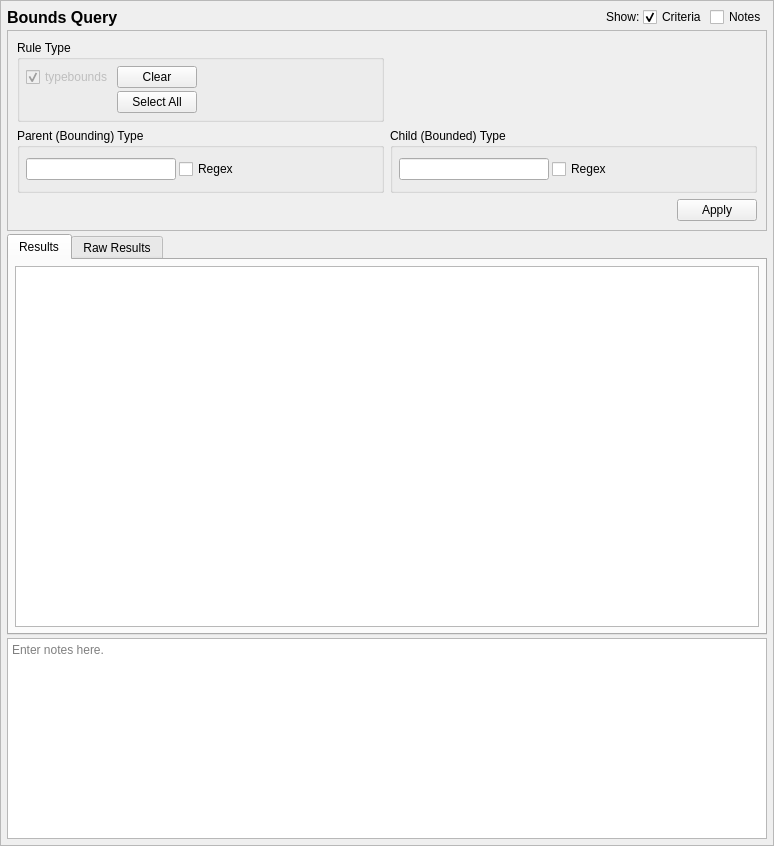
<?xml version="1.0" encoding="UTF-8"?>
<ui version="4.0">
 <class>BoundsQueryTab_ui</class>
 <widget class="QScrollArea" name="BoundsQueryTab_ui">
  <property name="geometry">
   <rect>
    <x>0</x>
    <y>0</y>
    <width>774</width>
    <height>846</height>
   </rect>
  </property>
  <property name="sizeAdjustPolicy">
   <enum>QAbstractScrollArea::AdjustToContents</enum>
  </property>
  <property name="widgetResizable">
   <bool>true</bool>
  </property>
  <widget class="QWidget" name="contents">
   <property name="geometry">
    <rect>
     <x>0</x>
     <y>0</y>
     <width>772</width>
     <height>844</height>
    </rect>
   </property>
   <property name="minimumSize">
    <size>
     <width>0</width>
     <height>0</height>
    </size>
   </property>
   <layout class="QGridLayout" name="gridLayout_9">
    <property name="leftMargin">
     <number>6</number>
    </property>
    <property name="topMargin">
     <number>6</number>
    </property>
    <property name="rightMargin">
     <number>6</number>
    </property>
    <property name="bottomMargin">
     <number>6</number>
    </property>
    <property name="spacing">
     <number>3</number>
    </property>
    <item row="0" column="3">
     <widget class="QCheckBox" name="criteria_expander">
      <property name="toolTip">
       <string>Show or hide the search criteria (no settings are lost)</string>
      </property>
      <property name="text">
       <string>Criteria</string>
      </property>
      <property name="checked">
       <bool>true</bool>
      </property>
     </widget>
    </item>
    <item row="0" column="0">
     <widget class="QLabel" name="label">
      <property name="sizePolicy">
       <sizepolicy hsizetype="Preferred" vsizetype="Fixed">
        <horstretch>0</horstretch>
        <verstretch>0</verstretch>
       </sizepolicy>
      </property>
      <property name="maximumSize">
       <size>
        <width>16777215</width>
        <height>20</height>
       </size>
      </property>
      <property name="font">
       <font>
        <pointsize>12</pointsize>
        <weight>75</weight>
        <bold>true</bold>
       </font>
      </property>
      <property name="text">
       <string>Bounds Query</string>
      </property>
     </widget>
    </item>
    <item row="0" column="1">
     <spacer name="horizontalSpacer_8">
      <property name="orientation">
       <enum>Qt::Horizontal</enum>
      </property>
      <property name="sizeHint" stdset="0">
       <size>
        <width>40</width>
        <height>20</height>
       </size>
      </property>
     </spacer>
    </item>
    <item row="5" column="0" colspan="5">
     <widget class="QTextEdit" name="notes">
      <property name="sizePolicy">
       <sizepolicy hsizetype="Preferred" vsizetype="Preferred">
        <horstretch>0</horstretch>
        <verstretch>1</verstretch>
       </sizepolicy>
      </property>
      <property name="minimumSize">
       <size>
        <width>0</width>
        <height>80</height>
       </size>
      </property>
      <property name="toolTip">
       <string>Optionally enter notes here about the query.</string>
      </property>
      <property name="placeholderText">
       <string>Enter notes here.</string>
      </property>
     </widget>
    </item>
    <item row="0" column="4">
     <widget class="QCheckBox" name="notes_expander">
      <property name="toolTip">
       <string>Show or hide the notes field (no data is lost)</string>
      </property>
      <property name="text">
       <string>Notes</string>
      </property>
     </widget>
    </item>
    <item row="4" column="0" colspan="5">
     <widget class="QTabWidget" name="results_frame">
      <property name="sizePolicy">
       <sizepolicy hsizetype="Preferred" vsizetype="MinimumExpanding">
        <horstretch>0</horstretch>
        <verstretch>2</verstretch>
       </sizepolicy>
      </property>
      <property name="currentIndex">
       <number>0</number>
      </property>
      <widget class="QWidget" name="results_framePage1">
       <property name="sizePolicy">
        <sizepolicy hsizetype="Preferred" vsizetype="MinimumExpanding">
         <horstretch>0</horstretch>
         <verstretch>0</verstretch>
        </sizepolicy>
       </property>
       <attribute name="title">
        <string>Results</string>
       </attribute>
       <layout class="QVBoxLayout" name="verticalLayout_3">
        <property name="leftMargin">
         <number>6</number>
        </property>
        <property name="topMargin">
         <number>6</number>
        </property>
        <property name="rightMargin">
         <number>6</number>
        </property>
        <property name="bottomMargin">
         <number>6</number>
        </property>
        <item>
         <widget class="SEToolsTableView" name="table_results">
          <property name="sizePolicy">
           <sizepolicy hsizetype="Preferred" vsizetype="MinimumExpanding">
            <horstretch>0</horstretch>
            <verstretch>0</verstretch>
           </sizepolicy>
          </property>
          <property name="sizeAdjustPolicy">
           <enum>QAbstractScrollArea::AdjustIgnored</enum>
          </property>
          <property name="alternatingRowColors">
           <bool>true</bool>
          </property>
          <property name="sortingEnabled">
           <bool>true</bool>
          </property>
         </widget>
        </item>
       </layout>
      </widget>
      <widget class="QWidget" name="results_framePage2">
       <property name="sizePolicy">
        <sizepolicy hsizetype="Preferred" vsizetype="MinimumExpanding">
         <horstretch>0</horstretch>
         <verstretch>0</verstretch>
        </sizepolicy>
       </property>
       <attribute name="title">
        <string>Raw Results</string>
       </attribute>
       <layout class="QVBoxLayout" name="verticalLayout_2">
        <property name="leftMargin">
         <number>6</number>
        </property>
        <property name="topMargin">
         <number>6</number>
        </property>
        <property name="rightMargin">
         <number>6</number>
        </property>
        <property name="bottomMargin">
         <number>6</number>
        </property>
        <item>
         <widget class="QPlainTextEdit" name="raw_results">
          <property name="sizePolicy">
           <sizepolicy hsizetype="Preferred" vsizetype="MinimumExpanding">
            <horstretch>0</horstretch>
            <verstretch>0</verstretch>
           </sizepolicy>
          </property>
          <property name="minimumSize">
           <size>
            <width>0</width>
            <height>0</height>
           </size>
          </property>
          <property name="font">
           <font>
            <family>Monospace</family>
           </font>
          </property>
          <property name="documentTitle">
           <string/>
          </property>
          <property name="lineWrapMode">
           <enum>QPlainTextEdit::NoWrap</enum>
          </property>
          <property name="readOnly">
           <bool>true</bool>
          </property>
         </widget>
        </item>
       </layout>
      </widget>
     </widget>
    </item>
    <item row="0" column="2">
     <widget class="QLabel" name="label_2">
      <property name="sizePolicy">
       <sizepolicy hsizetype="Preferred" vsizetype="Fixed">
        <horstretch>0</horstretch>
        <verstretch>0</verstretch>
       </sizepolicy>
      </property>
      <property name="text">
       <string>Show:</string>
      </property>
     </widget>
    </item>
    <item row="1" column="0" colspan="5">
     <widget class="QFrame" name="criteria_frame">
      <property name="sizePolicy">
       <sizepolicy hsizetype="Preferred" vsizetype="Preferred">
        <horstretch>0</horstretch>
        <verstretch>1</verstretch>
       </sizepolicy>
      </property>
      <property name="maximumSize">
       <size>
        <width>16777215</width>
        <height>16777215</height>
       </size>
      </property>
      <property name="frameShape">
       <enum>QFrame::StyledPanel</enum>
      </property>
      <property name="frameShadow">
       <enum>QFrame::Raised</enum>
      </property>
      <layout class="QGridLayout" name="gridLayout_3">
       <item row="0" column="0" colspan="2">
        <widget class="QGroupBox" name="ruletype_criteria">
         <property name="sizePolicy">
          <sizepolicy hsizetype="Preferred" vsizetype="Preferred">
           <horstretch>0</horstretch>
           <verstretch>0</verstretch>
          </sizepolicy>
         </property>
         <property name="maximumSize">
          <size>
           <width>16777215</width>
           <height>150</height>
          </size>
         </property>
         <property name="title">
          <string>Rule Type</string>
         </property>
         <layout class="QGridLayout" name="gridLayout">
          <property name="leftMargin">
           <number>6</number>
          </property>
          <property name="topMargin">
           <number>6</number>
          </property>
          <property name="rightMargin">
           <number>6</number>
          </property>
          <property name="bottomMargin">
           <number>6</number>
          </property>
          <property name="spacing">
           <number>3</number>
          </property>
          <item row="0" column="3">
           <widget class="QPushButton" name="clear_ruletypes">
            <property name="text">
             <string>Clear</string>
            </property>
            <property name="checkable">
             <bool>false</bool>
            </property>
           </widget>
          </item>
          <item row="0" column="4">
           <spacer name="horizontalSpacer">
            <property name="orientation">
             <enum>Qt::Horizontal</enum>
            </property>
            <property name="sizeHint" stdset="0">
             <size>
              <width>40</width>
              <height>20</height>
             </size>
            </property>
           </spacer>
          </item>
          <item row="1" column="3">
           <widget class="QPushButton" name="all_ruletypes">
            <property name="text">
             <string>Select All</string>
            </property>
           </widget>
          </item>
          <item row="0" column="0">
           <widget class="QCheckBox" name="typebounds">
            <property name="enabled">
             <bool>false</bool>
            </property>
            <property name="text">
             <string>typebounds</string>
            </property>
            <property name="checked">
             <bool>true</bool>
            </property>
           </widget>
          </item>
         </layout>
        </widget>
       </item>
       <item row="1" column="0" colspan="2">
        <widget class="QGroupBox" name="role_criteria">
         <property name="maximumSize">
          <size>
           <width>16777215</width>
           <height>100</height>
          </size>
         </property>
         <property name="title">
          <string>Parent (Bounding) Type</string>
         </property>
         <layout class="QGridLayout" name="gridLayout_2">
          <property name="leftMargin">
           <number>6</number>
          </property>
          <property name="topMargin">
           <number>6</number>
          </property>
          <property name="rightMargin">
           <number>6</number>
          </property>
          <property name="bottomMargin">
           <number>6</number>
          </property>
          <property name="spacing">
           <number>3</number>
          </property>
          <item row="0" column="0">
           <widget class="QLineEdit" name="parent">
            <property name="sizePolicy">
             <sizepolicy hsizetype="Expanding" vsizetype="Fixed">
              <horstretch>0</horstretch>
              <verstretch>0</verstretch>
             </sizepolicy>
            </property>
            <property name="minimumSize">
             <size>
              <width>150</width>
              <height>0</height>
             </size>
            </property>
            <property name="maximumSize">
             <size>
              <width>250</width>
              <height>16777215</height>
             </size>
            </property>
           </widget>
          </item>
          <item row="0" column="2">
           <spacer name="horizontalSpacer_6">
            <property name="orientation">
             <enum>Qt::Horizontal</enum>
            </property>
            <property name="sizeHint" stdset="0">
             <size>
              <width>40</width>
              <height>20</height>
             </size>
            </property>
           </spacer>
          </item>
          <item row="0" column="1">
           <widget class="QCheckBox" name="parent_regex">
            <property name="enabled">
             <bool>true</bool>
            </property>
            <property name="toolTip">
             <string>Use regular expressions to match the context's role.</string>
            </property>
            <property name="text">
             <string>Regex</string>
            </property>
           </widget>
          </item>
         </layout>
        </widget>
       </item>
       <item row="1" column="2" colspan="2">
        <widget class="QGroupBox" name="type_criteria">
         <property name="maximumSize">
          <size>
           <width>16777215</width>
           <height>100</height>
          </size>
         </property>
         <property name="title">
          <string>Child (Bounded) Type</string>
         </property>
         <layout class="QGridLayout" name="gridLayout_5">
          <property name="leftMargin">
           <number>6</number>
          </property>
          <property name="topMargin">
           <number>6</number>
          </property>
          <property name="rightMargin">
           <number>6</number>
          </property>
          <property name="bottomMargin">
           <number>6</number>
          </property>
          <property name="spacing">
           <number>3</number>
          </property>
          <item row="0" column="1">
           <widget class="QLineEdit" name="child">
            <property name="sizePolicy">
             <sizepolicy hsizetype="Expanding" vsizetype="Fixed">
              <horstretch>0</horstretch>
              <verstretch>0</verstretch>
             </sizepolicy>
            </property>
            <property name="minimumSize">
             <size>
              <width>150</width>
              <height>0</height>
             </size>
            </property>
            <property name="maximumSize">
             <size>
              <width>250</width>
              <height>16777215</height>
             </size>
            </property>
           </widget>
          </item>
          <item row="0" column="3">
           <spacer name="horizontalSpacer_7">
            <property name="orientation">
             <enum>Qt::Horizontal</enum>
            </property>
            <property name="sizeHint" stdset="0">
             <size>
              <width>40</width>
              <height>20</height>
             </size>
            </property>
           </spacer>
          </item>
          <item row="0" column="2">
           <widget class="QCheckBox" name="child_regex">
            <property name="toolTip">
             <string>Use regular expressions to match the context's type.</string>
            </property>
            <property name="text">
             <string>Regex</string>
            </property>
           </widget>
          </item>
         </layout>
        </widget>
       </item>
       <item row="2" column="1" colspan="3">
        <widget class="QDialogButtonBox" name="buttonBox">
         <property name="standardButtons">
          <set>QDialogButtonBox::Apply</set>
         </property>
        </widget>
       </item>
      </layout>
     </widget>
    </item>
   </layout>
  </widget>
 </widget>
 <customwidgets>
  <customwidget>
   <class>SEToolsTableView</class>
   <extends>QTableView</extends>
   <header>setoolsgui/tableview.h</header>
  </customwidget>
 </customwidgets>
 <tabstops>
  <tabstop>criteria_expander</tabstop>
  <tabstop>notes_expander</tabstop>
  <tabstop>typebounds</tabstop>
  <tabstop>clear_ruletypes</tabstop>
  <tabstop>all_ruletypes</tabstop>
  <tabstop>parent</tabstop>
  <tabstop>parent_regex</tabstop>
  <tabstop>child</tabstop>
  <tabstop>child_regex</tabstop>
  <tabstop>results_frame</tabstop>
  <tabstop>table_results</tabstop>
  <tabstop>raw_results</tabstop>
  <tabstop>notes</tabstop>
 </tabstops>
 <resources/>
 <connections>
  <connection>
   <sender>criteria_expander</sender>
   <signal>toggled(bool)</signal>
   <receiver>criteria_frame</receiver>
   <slot>setVisible(bool)</slot>
   <hints>
    <hint type="sourcelabel">
     <x>629</x>
     <y>16</y>
    </hint>
    <hint type="destinationlabel">
     <x>379</x>
     <y>239</y>
    </hint>
   </hints>
  </connection>
  <connection>
   <sender>notes_expander</sender>
   <signal>toggled(bool)</signal>
   <receiver>notes</receiver>
   <slot>setVisible(bool)</slot>
   <hints>
    <hint type="sourcelabel">
     <x>735</x>
     <y>16</y>
    </hint>
    <hint type="destinationlabel">
     <x>386</x>
     <y>776</y>
    </hint>
   </hints>
  </connection>
 </connections>
</ui>
